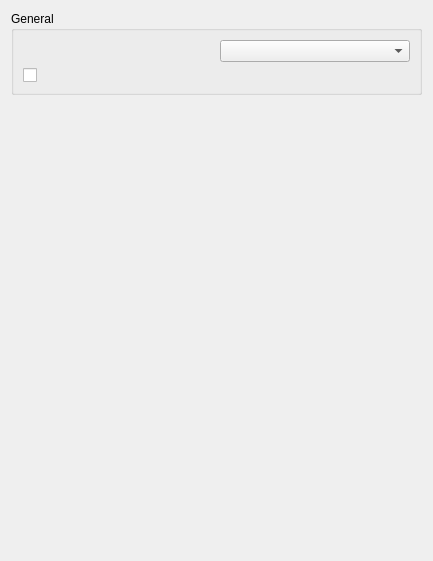
<?xml version="1.0" encoding="UTF-8"?>
<ui version="4.0">
 <class>ConfigureNetwork</class>
 <widget class="QWidget" name="ConfigureNetwork">
  <property name="geometry">
   <rect>
    <x>0</x>
    <y>0</y>
    <width>433</width>
    <height>561</height>
   </rect>
  </property>
  <property name="windowTitle">
   <string>Form</string>
  </property>
  <property name="accessibleName">
   <string>Network</string>
  </property>
  <layout class="QVBoxLayout" name="verticalLayout">
   <item>
    <layout class="QVBoxLayout" name="verticalLayout_3">
     <item>
      <widget class="QGroupBox" name="groupBox_2">
       <property name="title">
        <string>General</string>
       </property>
       <layout class="QGridLayout" name="gridLayout_2">
        <item row="1" column="1">
         <widget class="QComboBox" name="network_interface"/>
        </item>
        <item row="1" column="0">
         <widget class="QLabel" name="label_4">
          <property name="catalogueKey" stdset="0">
           <string notr="true">network_interface</string>
          </property>
         </widget>
        </item>
        <item row="2" column="0" colspan="2">
         <widget class="QCheckBox" name="airplane_mode">
          <property name="catalogueKey" stdset="0">
           <string notr="true">airplane_mode</string>
          </property>
         </widget>
        </item>
       </layout>
      </widget>
     </item>
    </layout>
   </item>
   <item>
    <spacer name="verticalSpacer">
     <property name="orientation">
      <enum>Qt::Orientation::Vertical</enum>
     </property>
     <property name="sizeHint" stdset="0">
      <size>
       <width>20</width>
       <height>40</height>
      </size>
     </property>
    </spacer>
   </item>
  </layout>
 </widget>
 <resources/>
 <connections/>
</ui>
